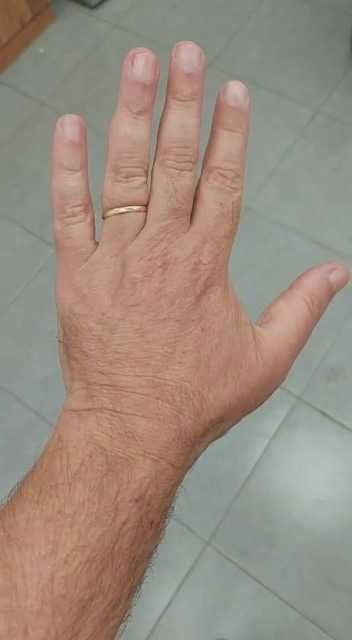
#> input picture WhatsApp Video 2022-06-29 at 10.28.51.mp4_000002.877.jpg, 352 x 640 px, given as the content of the folder ognition_dataset2_masks_010623/hand_recognition_dataset2/125, which was not available
$ python extract_roi4_060723.py
#> lines starting #> are read from the running program, lines starting #| are printed output that depends on the picture; pictures that were not available may be replaced by others from this repository, and a replacement may not be noted
## versione con palmo ruotato

import os
import pickle
import glob
import cv2
import numpy as np
import argparse
import shutil
# [342 lines left out: functions MovePerpendicularCounterClockwiseImg, MovePerpendicularClockwiseImg, MoveForward, MoveBackward, get_rotated_bb2, get_rotated_bb3 and 9 more, not called in this run]

#####################################à
######################################
###################################à
if __name__ == '__main__':
    parser = argparse.ArgumentParser()
    parser.add_argument("--path_data", type=str,default='H:\elance\hand\classificazione\hand_recognition_dataset2_masks_010623\hand_recognition_dataset2')
    parser.add_argument("--id", type=str,default='125')
    parser.add_argument("--clear", type=str,default='False')

    args = parser.parse_args()
    path_data=args.path_data
    id=args.id

    images=glob.glob(path_data+'/'+str(id)+"/*.JPG")
    images.extend(glob.glob(path_data+'/'+str(id)+"/*.jpg"))
    images.extend(glob.glob(path_data+'/'+str(id)+"/*.png"))
    images.extend(glob.glob(path_data+'/'+str(id)+"/*.PNG"))
    images.extend(glob.glob(path_data+'/'+str(id)+"/*.bmp"))
    images.extend(glob.glob(path_data+'/'+str(id)+"/*.BMP"))
    images=sorted(images)
    print('n images',len(images))

    unlabel_paths=['fingersfront','palmfront','fingersback','palmback']
    for p in unlabel_paths:
        p_full=os.path.join(path_data,p)
        if os.path.exists(p_full) and args.clear=='True':
            shutil.rmtree(p_full)
        if not os.path.exists(p_full):
            os.mkdir(p_full)


    labels_fingers= {
      "index": 10,
      "middle":20,
      "ring": 30,
      "pinky": 40,
      #"thumb":50
    }
    #print(images[13])


    for id_img in range(len(images)):
    # id_img=24
     try:
        filename_img=images[id_img]
        print(filename_img)

        basename=os.path.basename(filename_img)

        filename_img_pad=path_data+'/'+str(id)+"/masks/"+basename.lower()
        filename_mask=path_data+'/'+str(id)+"/masks/"+basename.lower()
        filename_mask=filename_mask.replace('jpg','png')
        filename_pkl=filename_mask.replace('png','pkl')
        print( filename_img_pad,os.path.exists(filename_img_pad))

        if os.path.exists(filename_img_pad):

            img=cv2.imread(filename_img_pad)
#> img is the input picture: shape (640, 352, 3); mean B, G, R 126.6, 139.5, 154.7
            mask=cv2.imread(filename_mask,0)
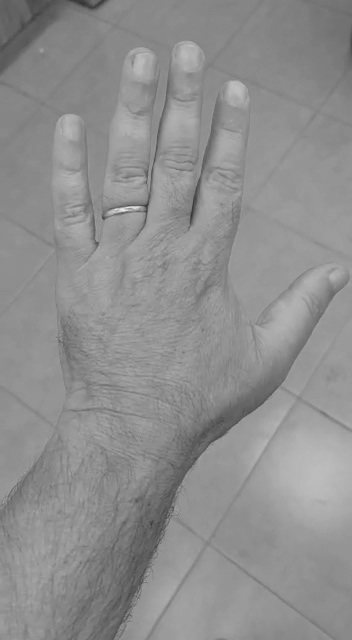
#> mask: shape (640, 352); min 49, max 233, mean 142.5


            ### posso normalizzare immagine a dimensione standard
            ### 3100 x 3916 un pò gra,nde posso fare un resize ma faccio dopo per ottimizzazione
            img=cv2.resize(img, (3100 , 3916) )
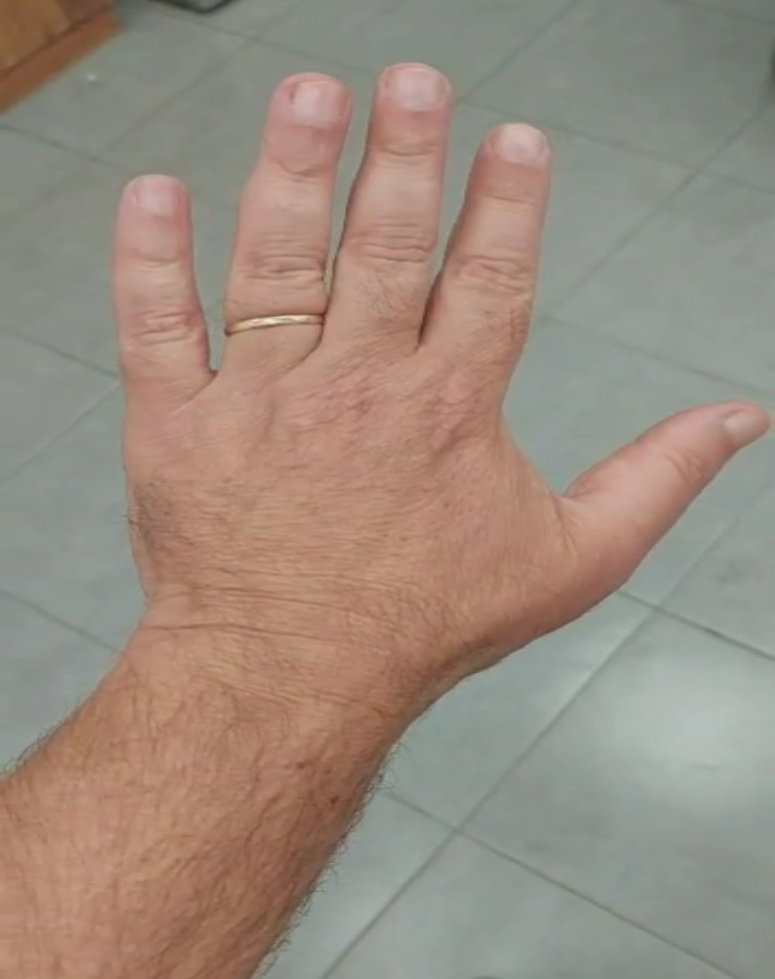
#> img: shape (3916, 3100, 3) (shown at 1/4 size); mean B, G, R 126.4, 139.3, 154.6
            mask=cv2.resize(mask, (3100 , 3916),interpolation = cv2.INTER_NEAREST )
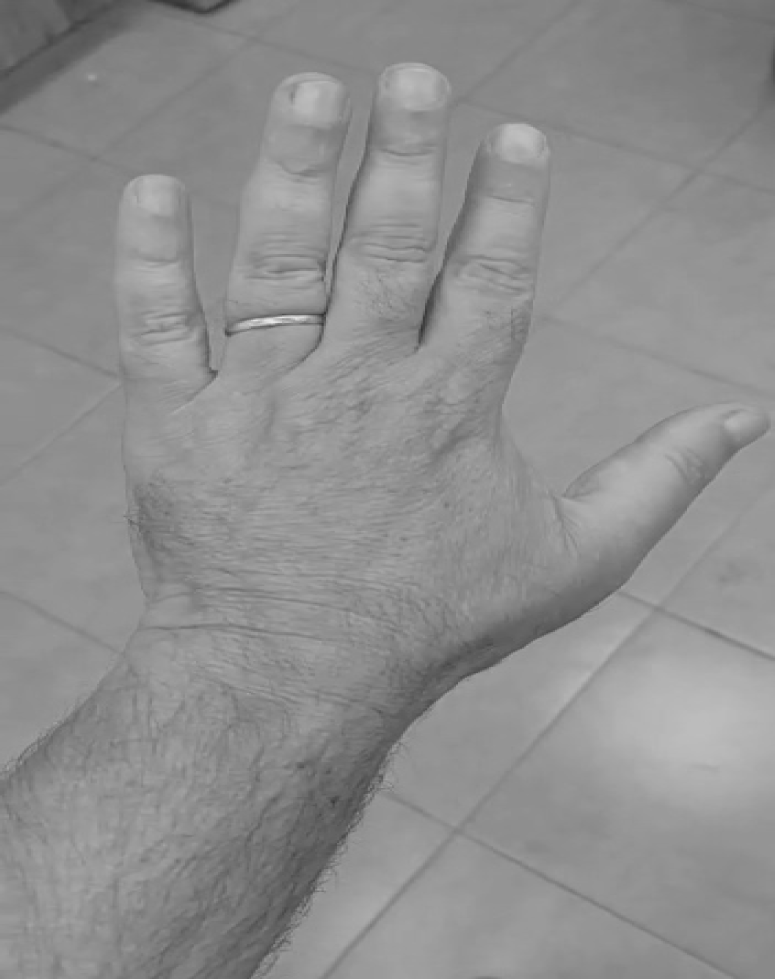
#> mask: shape (3916, 3100) (shown at 1/4 size); min 49, max 233, mean 142.5

            ##############################
            img = cv2.flip(img, 1)
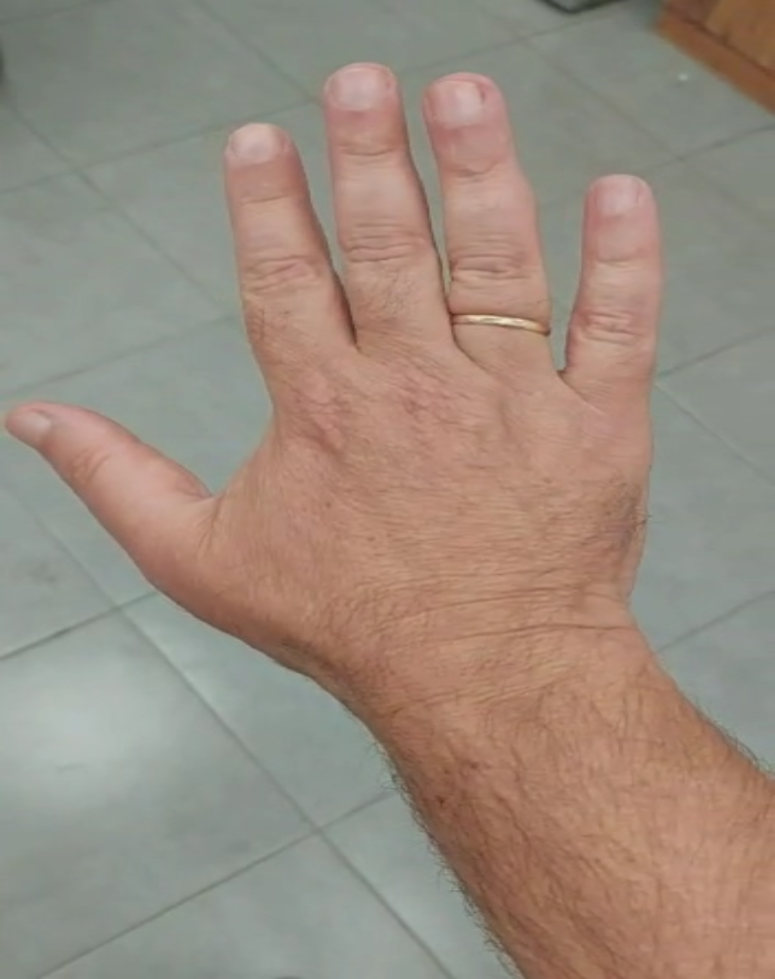
#> img: shape (3916, 3100, 3) (shown at 1/4 size); mean B, G, R 126.4, 139.3, 154.6
            mask = cv2.flip(mask, 1)
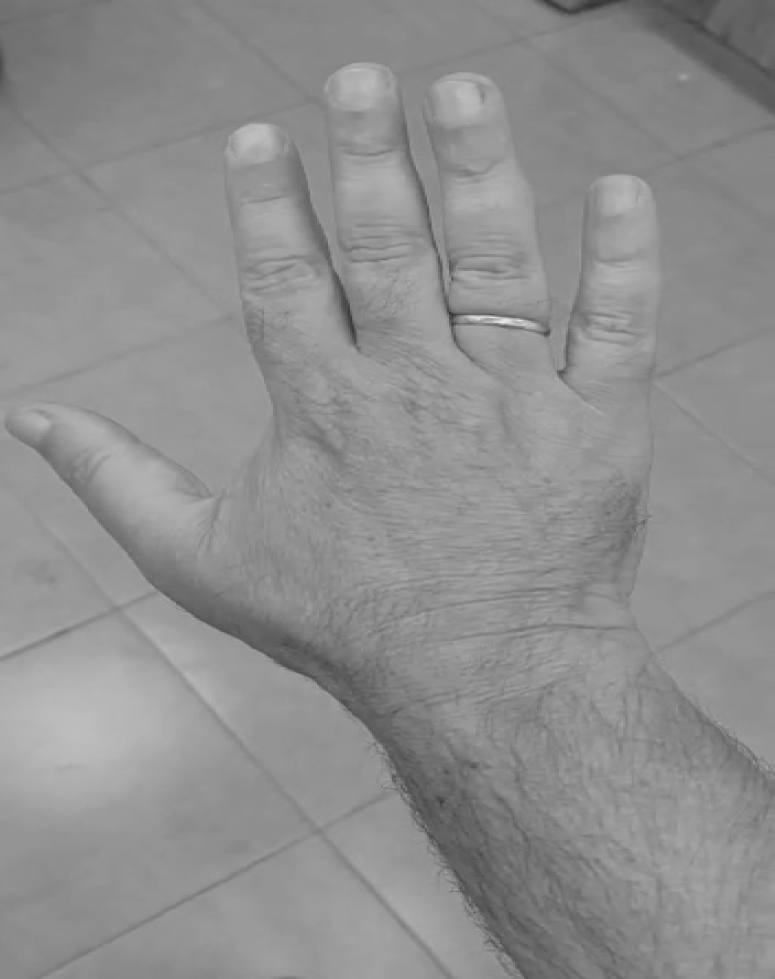
#> mask: shape (3916, 3100) (shown at 1/4 size); min 49, max 233, mean 142.5


            file = open(filename_pkl, 'rb')
            data_pkl= pickle.load(file)
            landmarks_coord = data_pkl['landmarks_coord']
            hand_type= data_pkl['hand_types'][0]

            file.close()

            XY_index_full=np.array(landmarks_coord["XY_index_full"]).squeeze()
            XY_middle_full=np.array(landmarks_coord["XY_middle_full"]).squeeze()
            XY_ring_full=np.array(landmarks_coord["XY_ring_full"]).squeeze()
            XY_thumb_full=np.array(landmarks_coord["XY_thumb_full"]).squeeze()
            XY_pinky_full=np.array(landmarks_coord["XY_pinky_full"]).squeeze()
            XY_wrist_full=np.array(landmarks_coord["XY_wrist_full"]).squeeze()


            image_height, image_width, _ = img.shape
            XY_index_full[:,0]*=image_width
            XY_middle_full[:,0]*=image_width
            XY_ring_full[:,0]*=image_width
            XY_thumb_full[:,0]*=image_width
            XY_pinky_full[:,0]*=image_width
            XY_wrist_full[0]*=image_width

            XY_index_full[:,1]*=image_height
            XY_middle_full[:,1]*=image_height
            XY_ring_full[:,1]*=image_height
            XY_thumb_full[:,1]*=image_height
            XY_pinky_full[:,1]*=image_height
            XY_wrist_full[1]*=image_height

            id_sort_thumb=[1,0,2,3]
            XY_thumb_full=XY_thumb_full[id_sort_thumb,:]

            id_sort_fing=[0,2,1,3]
            XY_index_full=XY_index_full[id_sort_fing,:]
            XY_middle_full=XY_middle_full[id_sort_fing,:]
            XY_ring_full=XY_ring_full[id_sort_fing,:]
            XY_pinky_full=XY_pinky_full[id_sort_fing,:]

            ##################
            ### extract finger roi ##
            ##################
            ### example INDEX , the other ar ethe same ###


            isgood=True#checkFinger(img,XY_index_full) ## modifier 250823
            #print('isgood',isgood)
            if isgood:


                # [13 lines of commented-out code are left out]


                pBottom=XY_wrist_full
                pTop=XY_middle_full[0,:]

                pLeft=XY_index_full[0,:]
                pRight=XY_pinky_full[0,:]

                w_palm= np.linalg.norm(pRight-pLeft)
                print(pBottom,pTop)
                roi_palm_final=get_rotated_roi_palm(img,mask,255,pBottom,pTop,w=w_palm)

                offset_crop=int(roi_palm_final.shape[0]*0.07)
                roi_palm_final=roi_palm_final[offset_crop:roi_palm_final.shape[0]-offset_crop,offset_crop:roi_palm_final.shape[1]-offset_crop]

                roi_palm_final=cv2.resize(roi_palm_final,(512,512))

                dx=pBottom[0]-pTop[0]
                dy=pBottom[1]-pTop[1]
                dist_ref=np.sqrt(dx*dx + dy*dy)
                print('dist_ref',dist_ref)
                features_shape_palm=get_shape_features(roi_palm_final,dist_ref)

                ### write palm roi e features
                if hand_type[1]=='Palm':
                    path_out_palm=os.path.join(path_data,'palmfront')
                else:
                    path_out_palm=os.path.join(path_data,'palmback')

                filename_palm_out=os.path.join(path_out_palm,str(id)+'_'+str(id_img)+'_'+hand_type[0]+'.jpg')
                filename_palm_out_shape=os.path.join(path_out_palm,str(id)+'_'+str(id_img)+'_'+hand_type[0]+'.txt')

                cv2.imwrite(filename_palm_out,roi_palm_final)
                np.savetxt(filename_palm_out_shape,features_shape_palm,fmt='%1.3f')


                #### fingers

                for finger_type in sorted(list(labels_fingers.keys())):


                    label_finger=mask[int(XY_index_full[1,1]),int(XY_index_full[1,0])]
                    label_finger=labels_fingers[finger_type]
                    print(finger_type,'label_finger',label_finger)
                    if finger_type=='index':
                        pBottom=XY_index_full[0,:]
                        pTop=XY_index_full[-1,:]
                        isgoodIndex=checkFinger(img,XY_index_full)
                        print('index',isgoodIndex)

                    if finger_type=='middle':
                        pBottom=XY_middle_full[0,:]
                        pTop=XY_middle_full[-1,:]
                        isgoodMiddle=checkFinger(img,XY_middle_full)
                        print('middle',isgoodMiddle)

                    if finger_type=='ring':
                        pBottom=XY_ring_full[0,:]
                        pTop=XY_ring_full[-1,:]
                        isgoodRing=checkFinger(img,XY_ring_full)
                        print('ring',isgoodRing)

                    if finger_type=='thumb':
                        pBottom=XY_thumb_full[0,:]
                        pTop=XY_thumb_full[-1,:]

                    if finger_type=='pinky':
                        pBottom=XY_pinky_full[0,:]
                        pTop=XY_pinky_full[-1,:]
                        isgoodPinky=checkFinger(img,XY_pinky_full)
                        print('pinky',isgoodPinky,XY_pinky_full.shape )
                       # cv2.imwrite('DEBUGpinky.jpg',img)

                    save_finger=False
                    if finger_type=='index' and  isgoodIndex==True:
                        save_finger=True
                    if finger_type=='middle' and  isgoodMiddle==True:
                        save_finger=True
                    if finger_type=='ring' and  isgoodRing==True:
                        save_finger=True
                    if finger_type=='pinky' and  isgoodPinky==True:
                        save_finger=True

                    if save_finger:
                        final_roi=get_rotated_roi(img,mask,label_finger,pBottom,pTop,w=100)
                        features_shape_finger=get_shape_features(final_roi,dist_ref)

                        ### write finger roi e features
                        if hand_type[1]=='Palm':
                            path_out_finger=os.path.join(path_data,'fingersfront')
                        else:
                            path_out_finger=os.path.join(path_data,'fingersback')
                        filename_finger_out=os.path.join(path_out_finger,str(id)+'_'+str(id_img)+'_'+hand_type[0]+'_'+finger_type+'.jpg')
                        filename_finger_out_shape=os.path.join(path_out_finger,str(id)+'_'+str(id_img)+'_'+hand_type[0]+'_'+finger_type+'.txt')

                        if final_roi.shape[0]/final_roi.shape[1]> 1.5:
                            print('saving ', filename_finger_out)
                            cv2.imwrite(filename_finger_out,final_roi)
                            np.savetxt(filename_finger_out_shape,features_shape_finger,fmt='%1.3f')


                   # [9 lines of commented-out code are left out]
     except Exception as e:
          print(e)
